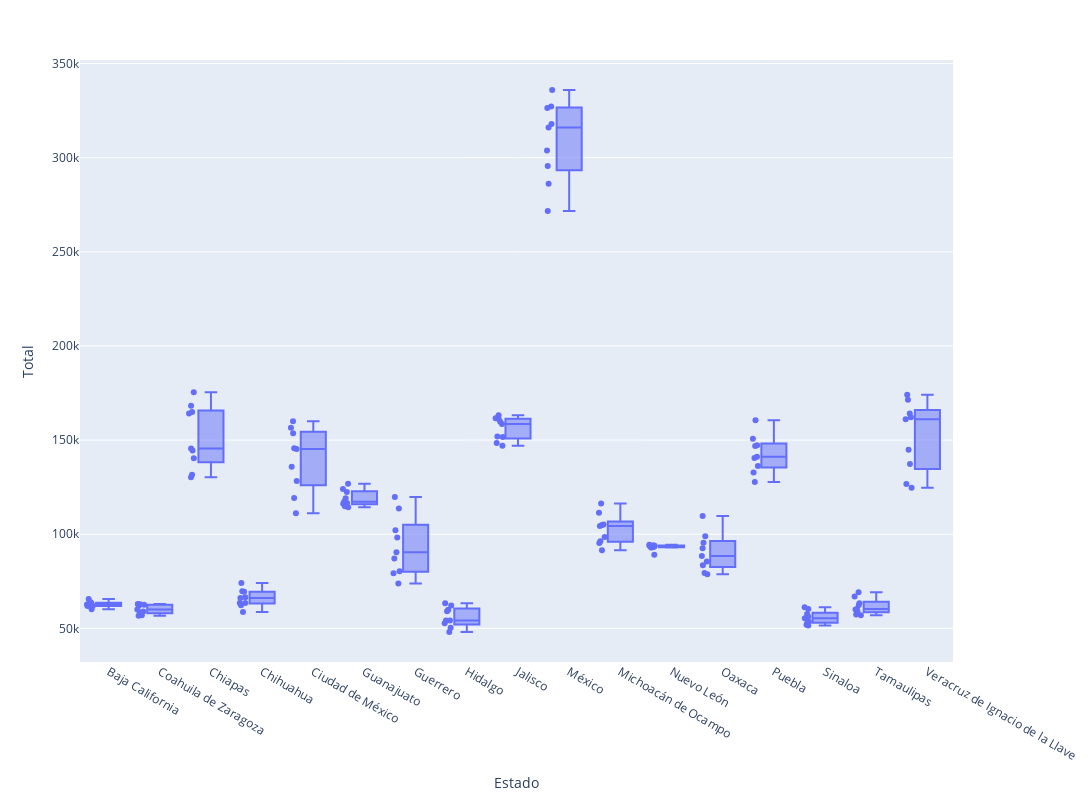

Notebook code cell kept with this figure:
### Markdown cell above
____
De esta primera gráfica, se observa que parte de los estados más pequeños (en territorio geográfico) son los que menos nacimientos nuevos tienen por año (2010-2018). Cabe destacar que Sonora, a pesar de ser un estado con un territorio extenso, la cantidad de nacimientos por año es muy baja.
____

### Code cell
fig = px.box(df_2, x="Estado", y="Total", points="all", width=1200, height=800)
fig.show()

### Figure 1 — Plotly figure (JSON) as saved in the notebook; plotly's stock layout.template omitted (floating-point values rounded to 4 significant figures; data arrays with more than 128 entries replaced by an {"elided": "..."} marker saying what was removed)
{"data": [{"alignmentgroup": "True", "boxpoints": "all", "hovertemplate": "Estado=%{x}<br>Total=%{y}<extra></extra>", "legendgroup": "", "marker": {"color": "#636efa"}, "name": "", "notched": false, "offsetgroup": "", "orientation": "v", "showlegend": false, "x": {"elided": "153 str values"}, "x0": " ", "xaxis": "x", "y": {"elided": "153 int values"}, "y0": " ", "yaxis": "y", "type": "box"}], "layout": {"xaxis": {"anchor": "y", "domain": [0.0, 1.0], "title": {"text": "Estado"}}, "yaxis": {"anchor": "x", "domain": [0.0, 1.0], "title": {"text": "Total"}}, "legend": {"tracegroupgap": 0}, "margin": {"t": 60}, "boxmode": "group", "height": 800, "width": 1200}}
